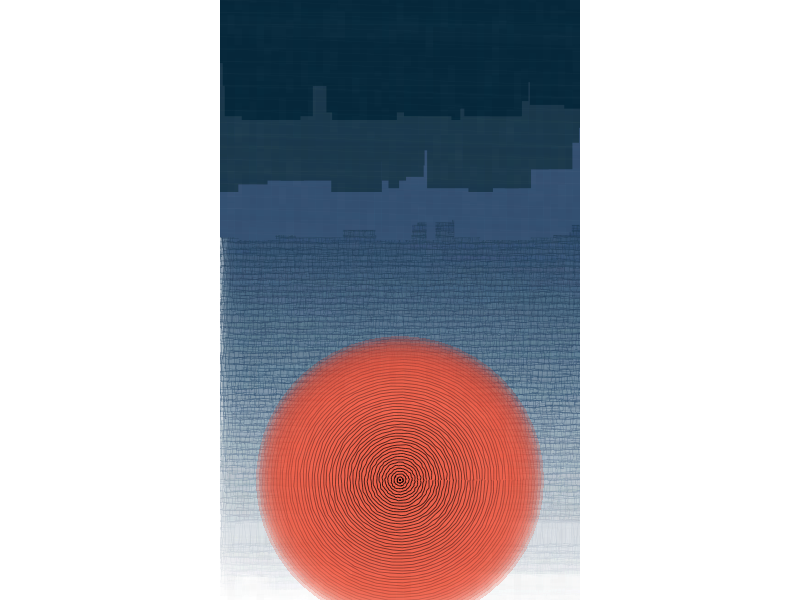

Here is the R script that generated this plot:
## ---- chunk 1
#=============================================================================#
#library Load-in---------------------------------------------------------------
#=============================================================================#
library(dplyr) #For data wrangling/manipulation
library(purrr) #For iterations/list handling
library(ggplot2) #For Plotting

#=============================================================================#
#Data and color Set up----------------------------------------------------------
#===========================================================================#

#Colors#
blues <- c("#06273A", "#1A374D", "#335172", "#6B869B", "#BFCBD3", "#FFFFFF")

red <- "#F1371B"
  
#Limit Setting#
xmin <- 0
ymin <- 0
xmax <-15
ymax <- 25

#Specs for grid data#

#Counts for the grid#
square_n <- 5
n <- 75

#grid transformations#
x_trans <- seq(xmin,xmax, length.out = 100)
y_trans <- seq(ymin,ymax, length.out = 100)

#grouping/color specs#
groupn_row <- length(x_trans) * square_n * length(y_trans)
color_n <- groupn_row/5
square_colors <- colorRampPalette(blues)(color_n)
border_colors <- map_chr(square_colors, ~colorRampPalette(c(.x, "#ffffff"))(10)[7])

#Grid compilation#
square <- tibble(x = c(0,1,1,0,0),
                 y = c(0,0,1,1,0))

square_row <- map_df(x_trans, ~square |>
                       mutate(x = x + .x))

square_grid <- map_df(y_trans, ~square_row |>
                        mutate(y = y + .x))

square_grid$fill <- rep(square_colors, each = 5)
square_grid$color <- rep(border_colors, each = 5)
square_grid$group <- rep(paste0("group", 1:color_n), each = 5)

#Polygon/building work#
level1 <- sample(seq(23,20, length.out = 20), n, replace = TRUE)
level2 <- sample(seq(20,17, length.out = 20), n, replace = TRUE)
level3 <- sample(seq(17,15, length.out = 20), n, replace = TRUE)
widths <- sample(seq(3,20, length.out = 30), (n*3), replace = TRUE)

#Setting up needed iteration options#
colors_n <- rep(blues[3:1], each = n)
levels_n <- c(level3, level2, level1)
starts <- sample(seq(xmin, xmax, length.out = 30), (n*3), replace = TRUE)

list_opts <- list(levels_n, widths, colors_n, starts)

#building compilation#
buildings <- pmap_df(list_opts, ~tibble(x = ..4,
                                        xend = x,
                                        y = ymax,
                                        yend = ..1,
                                        colors = ..3,
                                        size = ..2))

#Work for the red circle#

#Setting the angles of the circles#
theta <- seq(0, 2*pi, length.out = 50)

#Creating a base unit circle#
spiral <- tibble(x = cos(theta),
                 y = sin(theta))

#compilation or the red circle#
spiral_df <- map2_df(rev(colorRampPalette(c(red, "#ffffff", red, "#06273A"))(50)), seq(0,6, length.out = 50), ~spiral |>
                       mutate(x = x*.y + 7.5,
                              y = y * .y + 5,
                              group = paste0("group",.y),
                              fill = .x,
                              x = rev(x),
                              y = rev(y)))

#Texture overlay for the image#
texture <- tibble(expand.grid(x = seq(xmin,xmax, length.out = 50),
                           y = seq(ymin,ymax, length.out = 50)))




buildings |>
  ggplot(aes(x,xend = xend,y,yend = yend))+
  theme_void()+
  geom_polygon(data = square_grid, aes(x,y, group = group), 
               color = colorRampPalette(c("#ffffff",blues[3:1]))(nrow(square_grid)), 
               fill = rev(square_grid$fill), 
               inherit.aes = FALSE,
               linewidth = .1, 
               alpha = .2, 
               position = position_jitter(width = .1, height = .1)) +
  geom_segment(linewidth = buildings$size,
               color = buildings$colors)+
  geom_polygon(data = spiral_df, aes(x,y, group = group), 
               fill = spiral_df$fill, 
               inherit.aes = FALSE, alpha = .2)+
  geom_path(data = spiral_df, aes(x,y, group = group), 
            color = "#000000", 
            linewidth = .3, 
            position = position_jitter(width = .03, height = .02), 
            inherit.aes = FALSE, 
            alpha = seq(1,0, length.out = nrow(spiral_df)))+
  geom_path(data = texture, aes(x,y), 
            inherit.aes = FALSE, 
            color = sample(blues, nrow(texture), replace = TRUE), 
            linewidth = sample(seq(0,10, length.out = 30), nrow(texture), replace = TRUE), 
            alpha = .009)+
  geom_path(data = texture, aes(x,y), 
            inherit.aes = FALSE, 
            color = "#ffffff", 
            linewidth = .1, 
            alpha = .03)+
  coord_equal(xlim = c(xmin,xmax),
              ylim = c(ymin,ymax),
              expand = FALSE)

#To save the output:
# ggsave("07.png",
#        dpi = 300,
#        device = "png",
#        bg = "transparent")

